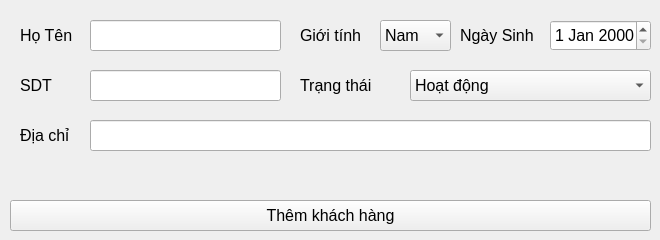
      <widget class="QWidget" name="tabcapnhapkhachhang_kh">
       <attribute name="title">
        <string>Cập nhật thông thin khách hàng</string>
       </attribute>
       <widget class="QLabel" name="label_4">
        <property name="geometry">
         <rect>
          <x>20</x>
          <y>20</y>
          <width>61</width>
          <height>31</height>
         </rect>
        </property>
        <property name="font">
         <font>
          <pointsize>12</pointsize>
         </font>
        </property>
        <property name="text">
         <string>Họ Tên</string>
        </property>
       </widget>
       <widget class="QLineEdit" name="txthoten_kh">
        <property name="geometry">
         <rect>
          <x>90</x>
          <y>20</y>
          <width>191</width>
          <height>31</height>
         </rect>
        </property>
        <property name="font">
         <font>
          <pointsize>12</pointsize>
         </font>
        </property>
       </widget>
       <widget class="QComboBox" name="cbmgioitinh_kh">
        <property name="geometry">
         <rect>
          <x>380</x>
          <y>20</y>
          <width>71</width>
          <height>31</height>
         </rect>
        </property>
        <property name="font">
         <font>
          <pointsize>12</pointsize>
         </font>
        </property>
        <item>
         <property name="text">
          <string>Nam</string>
         </property>
        </item>
        <item>
         <property name="text">
          <string>Nữ</string>
         </property>
        </item>
        <item>
         <property name="text">
          <string>Khác</string>
         </property>
        </item>
       </widget>
       <widget class="QLabel" name="label_6">
        <property name="geometry">
         <rect>
          <x>300</x>
          <y>20</y>
          <width>71</width>
          <height>31</height>
         </rect>
        </property>
        <property name="font">
         <font>
          <pointsize>12</pointsize>
         </font>
        </property>
        <property name="text">
         <string>Giới tính</string>
        </property>
       </widget>
       <widget class="QLabel" name="label_7">
        <property name="geometry">
         <rect>
          <x>460</x>
          <y>20</y>
          <width>81</width>
          <height>31</height>
         </rect>
        </property>
        <property name="font">
         <font>
          <pointsize>12</pointsize>
         </font>
        </property>
        <property name="text">
         <string>Ngày Sinh</string>
        </property>
       </widget>
       <widget class="QDateEdit" name="datengauysinh_kh">
        <property name="geometry">
         <rect>
          <x>550</x>
          <y>20</y>
          <width>101</width>
          <height>31</height>
         </rect>
        </property>
        <property name="font">
         <font>
          <pointsize>12</pointsize>
         </font>
        </property>
       </widget>
       <widget class="QLineEdit" name="txtsdt_kh">
        <property name="geometry">
         <rect>
          <x>90</x>
          <y>70</y>
          <width>191</width>
          <height>31</height>
         </rect>
        </property>
        <property name="font">
         <font>
          <pointsize>12</pointsize>
         </font>
        </property>
       </widget>
       <widget class="QLabel" name="label_5">
        <property name="geometry">
         <rect>
          <x>20</x>
          <y>70</y>
          <width>61</width>
          <height>31</height>
         </rect>
        </property>
        <property name="font">
         <font>
          <pointsize>12</pointsize>
         </font>
        </property>
        <property name="text">
         <string>SDT</string>
        </property>
       </widget>
       <widget class="QLabel" name="label_20">
        <property name="geometry">
         <rect>
          <x>20</x>
          <y>120</y>
          <width>71</width>
          <height>31</height>
         </rect>
        </property>
        <property name="font">
         <font>
          <pointsize>12</pointsize>
         </font>
        </property>
        <property name="text">
         <string>Địa chỉ</string>
        </property>
       </widget>
       <widget class="QLineEdit" name="txtdiachi_kh_ad">
        <property name="geometry">
         <rect>
          <x>90</x>
          <y>120</y>
          <width>561</width>
          <height>31</height>
         </rect>
        </property>
        <property name="font">
         <font>
          <pointsize>12</pointsize>
         </font>
        </property>
       </widget>
       <widget class="QLabel" name="label_8">
        <property name="geometry">
         <rect>
          <x>300</x>
          <y>70</y>
          <width>81</width>
          <height>31</height>
         </rect>
        </property>
        <property name="font">
         <font>
          <pointsize>12</pointsize>
         </font>
        </property>
        <property name="text">
         <string>Trạng thái</string>
        </property>
       </widget>
       <widget class="QComboBox" name="cbmtrangthai_kv">
        <property name="geometry">
         <rect>
          <x>410</x>
          <y>70</y>
          <width>241</width>
          <height>31</height>
         </rect>
        </property>
        <property name="font">
         <font>
          <pointsize>12</pointsize>
         </font>
        </property>
        <item>
         <property name="text">
          <string>Hoạt động</string>
         </property>
        </item>
        <item>
         <property name="text">
          <string>Không hạt động</string>
         </property>
        </item>
        <item>
         <property name="text">
          <string>Khác</string>
         </property>
        </item>
       </widget>
       <widget class="QPushButton" name="btnthem_kh">
        <property name="geometry">
         <rect>
          <x>10</x>
          <y>200</y>
          <width>641</width>
          <height>31</height>
         </rect>
        </property>
        <property name="font">
         <font>
          <pointsize>12</pointsize>
         </font>
        </property>
        <property name="text">
         <string>Thêm khách hàng</string>
        </property>
        <property name="icon">
         <iconset resource="resources.qrc">
          <normaloff>:/newPrefix/Img/ThongTinKhachHang.png</normaloff>:/newPrefix/Img/ThongTinKhachHang.png</iconset>
        </property>
        <property name="iconSize">
         <size>
          <width>20</width>
          <height>20</height>
         </size>
        </property>
       </widget>
      </widget>
